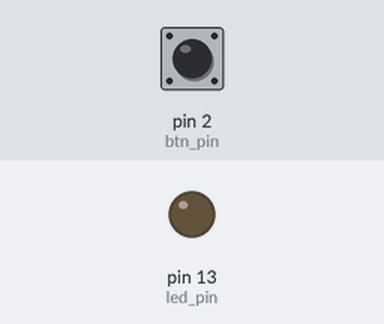
Bench run of a sketch on a simulated Arduino Uno, built with avr-gcc and run on an emulated ATmega328P. On the bench: output pins drawn as LEDs (lit = HIGH). The test bench sets the inputs (shaded band); at power-on: pin 2 (btn_pin) LOW.

Above: at 1.2 s.
1.3 s: pin 2 (btn_pin) pulled HIGH for 0.15 s
At 1.37 s:
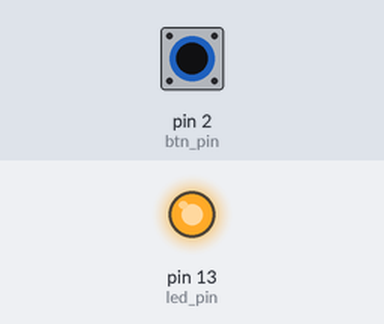
2.9 s: pin 2 (btn_pin) pulled HIGH for 3.2 s
At 7.4 s:
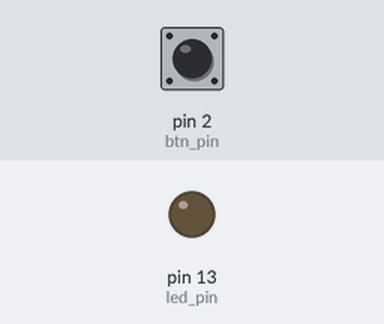
Timing chart, 0 to 8.9 s (numbered marks = the images above; inputs shaded):
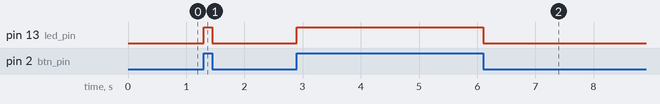

Measured:
- after the input at 1.3 s, pin 13 (led_pin): LOW → HIGH at once, → LOW 0.15 s later
- after the input at 2.9 s, pin 13 (led_pin): LOW → HIGH at once, → LOW 3.2 s later

The sketch:

code.ino
```cpp
const int led_pin = 13;
const int btn_pin = 2;

void setup()
{
  pinMode(led_pin, OUTPUT);
  pinMode(btn_pin, INPUT);
}

void loop()
{
  int val = digitalRead(btn_pin);
  if(val == HIGH) {
    digitalWrite(led_pin, HIGH);
  }
  else {
    digitalWrite(led_pin, LOW);
  }

}
```
